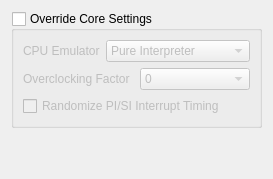
             <widget class="QWidget" name="innerGameCoreTab">
              <attribute name="title">
               <string>Core</string>
              </attribute>
              <layout class="QVBoxLayout" name="verticalLayout_23">
               <item>
                <widget class="QGroupBox" name="gameOverrideCoreSettingsGroupBox">
                 <property name="title">
                  <string>Override Core Settings</string>
                 </property>
                 <property name="checkable">
                  <bool>true</bool>
                 </property>
                 <property name="checked">
                  <bool>false</bool>
                 </property>
                 <layout class="QVBoxLayout" name="verticalLayout_22">
                  <item>
                   <layout class="QHBoxLayout" name="horizontalLayout_54">
                    <item>
                     <widget class="QLabel" name="label_57">
                      <property name="text">
                       <string>CPU Emulator</string>
                      </property>
                     </widget>
                    </item>
                    <item>
                     <widget class="QComboBox" name="gameCoreCpuEmulatorComboBox">
                      <item>
                       <property name="text">
                        <string>Pure Interpreter</string>
                       </property>
                      </item>
                      <item>
                       <property name="text">
                        <string>Cached Interpreter</string>
                       </property>
                      </item>
                      <item>
                       <property name="text">
                        <string>Dynamic Recompiler</string>
                       </property>
                      </item>
                     </widget>
                    </item>
                   </layout>
                  </item>
                  <item>
                   <layout class="QHBoxLayout" name="horizontalLayout_5">
                    <item>
                     <widget class="QLabel" name="label_4">
                      <property name="text">
                       <string>Overclocking Factor</string>
                      </property>
                     </widget>
                    </item>
                    <item>
                     <widget class="QComboBox" name="gameOverclockingFactorComboBox">
                      <item>
                       <property name="text">
                        <string>0</string>
                       </property>
                      </item>
                      <item>
                       <property name="text">
                        <string>1</string>
                       </property>
                      </item>
                      <item>
                       <property name="text">
                        <string>2</string>
                       </property>
                      </item>
                      <item>
                       <property name="text">
                        <string>3</string>
                       </property>
                      </item>
                      <item>
                       <property name="text">
                        <string>4</string>
                       </property>
                      </item>
                      <item>
                       <property name="text">
                        <string>5</string>
                       </property>
                      </item>
                      <item>
                       <property name="text">
                        <string>6</string>
                       </property>
                      </item>
                      <item>
                       <property name="text">
                        <string>7</string>
                       </property>
                      </item>
                      <item>
                       <property name="text">
                        <string>8</string>
                       </property>
                      </item>
                      <item>
                       <property name="text">
                        <string>9</string>
                       </property>
                      </item>
                      <item>
                       <property name="text">
                        <string>10</string>
                       </property>
                      </item>
                      <item>
                       <property name="text">
                        <string>11</string>
                       </property>
                      </item>
                     </widget>
                    </item>
                   </layout>
                  </item>
                  <item>
                   <widget class="QCheckBox" name="gameRandomizeTimingCheckBox">
                    <property name="text">
                     <string>Randomize PI/SI Interrupt Timing</string>
                    </property>
                   </widget>
                  </item>
                 </layout>
                </widget>
               </item>
               <item>
                <spacer name="verticalSpacer_4">
                 <property name="orientation">
                  <enum>Qt::Vertical</enum>
                 </property>
                 <property name="sizeHint" stdset="0">
                  <size>
                   <width>20</width>
                   <height>40</height>
                  </size>
                 </property>
                </spacer>
               </item>
              </layout>
             </widget>
